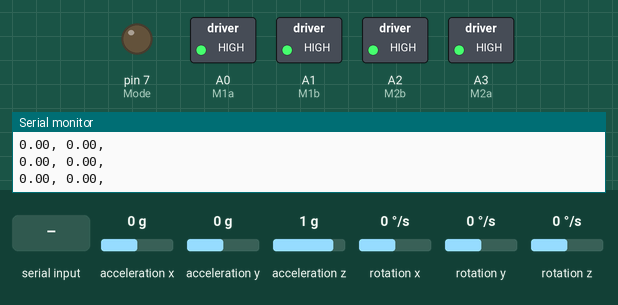
A sketch run on a simulated Arduino Uno, built with avr-gcc and run on an emulated ATmega328P. On the bench: switched loads named in the sketch (green lamp = pin HIGH), output pins drawn as LEDs (lit = HIGH), the last lines printed to the serial monitor. Dashed ring = blinking. Inputs (shaded band) come from the test bench; at power-on: acceleration x 0 g, acceleration y 0 g, acceleration z 1 g, rotation x 0 °/s, rotation y 0 °/s, rotation z 0 °/s.

Above: at 2.2 s.
2.3 s: "1" received over the second serial link
At 2.7 s:
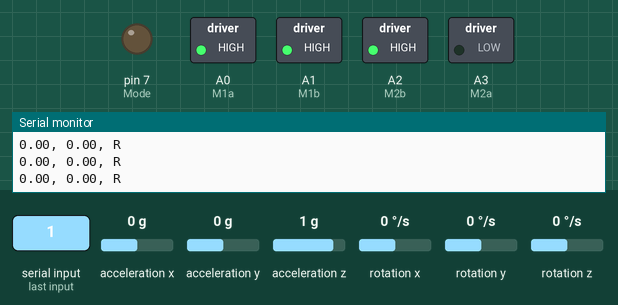
5.3 s: "2" received over the second serial link
At 5.7 s:
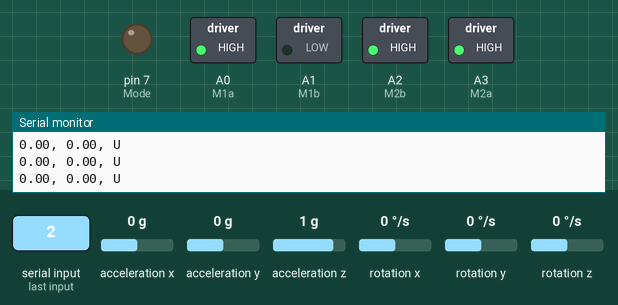
8.3 s: "3" received over the second serial link
At 8.8 s:
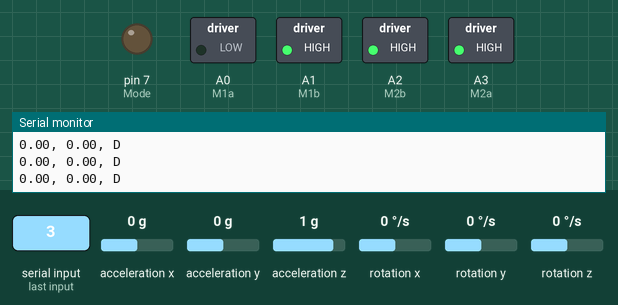
11.3 s: "4" received over the second serial link
At 14.2 s:
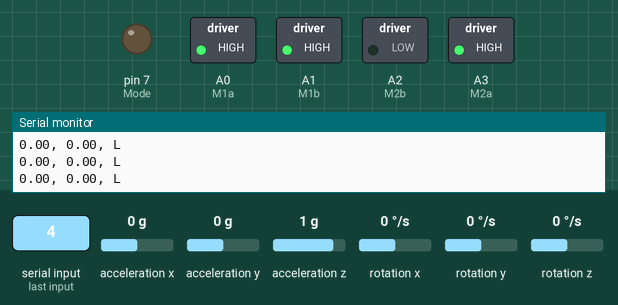
14.3 s: "5" received over the second serial link
At 15.55 s:
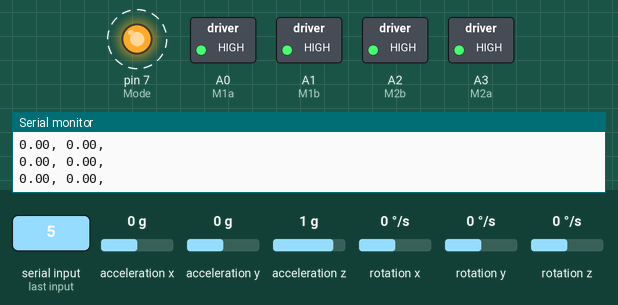
Timing chart, 0 to 18.3 s (numbered marks = the images above; inputs shaded):
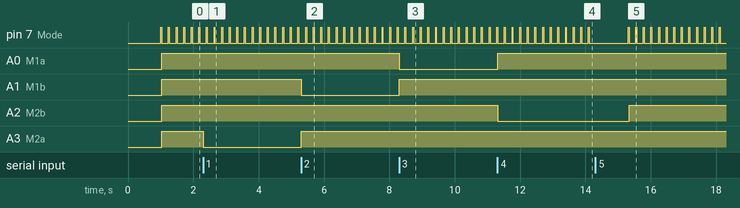

The sketch:

Dish_Controller.ino
```cpp
void(* resetFunc) (void) = 0;  // declare reset fuction at address 0

#include "Wire.h"
#include <SoftwareSerial.h>
#include <MPU6050_light.h>

#define Mode  7
#define RX    13
#define TX    12
#define M1a   A0
#define M1b   A1
#define M2a   A3
#define M2b   A2

MPU6050 mpu1(Wire);
MPU6050 mpu2(Wire);
unsigned long timer = 0;

SoftwareSerial mySerial(RX, TX); // RX, TX

float pos[] = {0.0,0.0,0.0};

// Communication Variables
int rChar = 0;
String ReceiveMsg = "",btn = "";
String Position = "";


long Time = 0, th = 200;

void setup(){
  pinMode(Mode, OUTPUT);
  pinMode(M1a, OUTPUT);
  pinMode(M1b, OUTPUT);
  pinMode(M2a, OUTPUT);
  pinMode(M2b, OUTPUT);
  digitalWrite(Mode,LOW);
  Serial.begin(9600);
  mySerial.begin(9600);
  Wire.begin();
  Wire.setWireTimeout(3000 /* us  */, true /* reset_on_Timeout*/);
  mpu1.setAddress(0x68);
  mpu2.setAddress(0x69);

  byte status1 = mpu1.begin();
  byte status2 = mpu2.begin();
  Serial.print(F("MPU6050 status: "));
  Serial.println(status1);
  Serial.print('\t');
  Serial.println(status2);

  // Initialize MPU6050
  Serial.println(F("Calculating offsets, do not move MPU6050"));
  delay(1000);
  // mpu.upsideDownMounting = true; // uncomment this line if the MPU6050 is mounted upside-down
//  mpu1.calcOffsets(); // gyro and accelero
//  mpu2.calcOffsets(); // gyro and accelero
  Serial.println("Done!\n");
}

void loop()
{
  mpu1.update();
  mpu2.update();

  if((millis()-timer)>10){ // print data every 10ms
    // Calculate Pitch, Roll and Yaw
    pos[1] = mpu2.getAngleZ();
    pos[0] = mpu1.getAngleX();
    Serial.print(pos[0]);
    Serial.print(", ");
    Serial.print(pos[1]);
    Serial.print(", ");

//    Serial.print(pos[0]);
//    Serial.print(", ");
//    Serial.print(pos[1]);
//    Serial.print(", ");
    Serial.println(btn);
    timer = millis();
  }

  CheckSerial();
  motorDrive();
}


void SendMsg(String Msg){
  digitalWrite(Mode,HIGH);
  delay(10);
  mySerial.println(Msg);
  delay(10);
  digitalWrite(Mode,LOW);
}

void CheckSerial(){
  if (mySerial.available()) {
    char In = mySerial.read();
    if((In >= '0') && (In <= '9')){ReceiveMsg = In;}
//    Serial.println(ReceiveMsg);
    if(ReceiveMsg == "1")
      btn = "R";
    else if(ReceiveMsg == "2")
      btn = "U";
    else if(ReceiveMsg == "3")
      btn = "D";
    else if(ReceiveMsg == "4")
      btn = "L";
    else if(ReceiveMsg == "5")
      btn = "S";
    else if(ReceiveMsg == "0")
      btn = "";
    ReceiveMsg= "";
  }
  // Get Serial Data;
  if(btn == "S"){
    for(int a = 0; a < 3; a++)
      pos[a] = 0;
    timer = millis();
    resetFunc(); //call reset
  }
  // Send Position with Delay
  if(millis() > (Time + th)){
    Position = "*";
    for(int a = 0; a < 3; a++){
      Position += String((int)pos[a]) + ",";
    }
    SendMsg(Position);
    Time = millis();
  }
}

void motorDrive(){
  if(btn == "U"){
    digitalWrite(M1a,HIGH);
    digitalWrite(M1b,LOW);
  }
  else if(btn == "D"){
    digitalWrite(M1b,HIGH);
    digitalWrite(M1a,LOW);
  }
  else{
    digitalWrite(M1a,HIGH);
    digitalWrite(M1b,HIGH);
  }
  if(btn == "L"){
    digitalWrite(M2a,HIGH);
    digitalWrite(M2b,LOW);
  }
  else if(btn == "R"){
    digitalWrite(M2b,HIGH);
    digitalWrite(M2a,LOW);
  }
  else{
    digitalWrite(M2a,HIGH);
    digitalWrite(M2b,HIGH);
  }
}
```

Measured:
- after the input at 2.3 s, A3 (M2a): HIGH → LOW at once
- after the input at 5.3 s, A1 (M1b): HIGH → LOW at once; A3 (M2a): LOW → HIGH at once
- after the input at 8.3 s, A0 (M1a): HIGH → LOW at once; A1 (M1b): LOW → HIGH at once
- after the input at 11.3 s, A0 (M1a): LOW → HIGH at once; A2 (M2b): HIGH → LOW at once
- after the input at 14.3 s, A2 (M2b): LOW → HIGH after 1.0 s
- by itself, pin 7 (Mode): alternates HIGH for 0.03 s and LOW for 0.20 s
